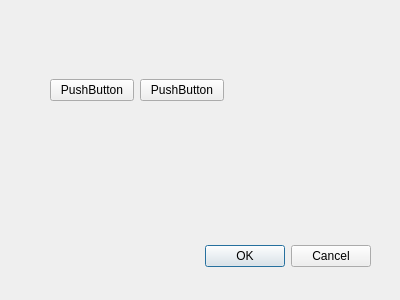
<?xml version="1.0" encoding="UTF-8"?>
<ui version="4.0">
 <class>Dialog</class>
 <widget class="QDialog" name="Dialog">
  <property name="geometry">
   <rect>
    <x>0</x>
    <y>0</y>
    <width>400</width>
    <height>300</height>
   </rect>
  </property>
  <property name="windowTitle">
   <string>Dialog</string>
  </property>
  <widget class="QDialogButtonBox" name="buttonBox">
   <property name="geometry">
    <rect>
     <x>30</x>
     <y>240</y>
     <width>341</width>
     <height>32</height>
    </rect>
   </property>
   <property name="orientation">
    <enum>Qt::Horizontal</enum>
   </property>
   <property name="standardButtons">
    <set>QDialogButtonBox::Cancel|QDialogButtonBox::Ok</set>
   </property>
  </widget>
  <widget class="QWidget" name="widget" native="true">
   <property name="geometry">
    <rect>
     <x>50</x>
     <y>50</y>
     <width>174</width>
     <height>81</height>
    </rect>
   </property>
   <layout class="QHBoxLayout" name="horizontalLayout">
    <item>
     <widget class="QPushButton" name="pushButton_2">
      <property name="text">
       <string>PushButton</string>
      </property>
     </widget>
    </item>
    <item>
     <widget class="QPushButton" name="pushButton">
      <property name="text">
       <string>PushButton</string>
      </property>
     </widget>
    </item>
   </layout>
  </widget>
 </widget>
 <resources/>
 <connections>
  <connection>
   <sender>buttonBox</sender>
   <signal>accepted()</signal>
   <receiver>Dialog</receiver>
   <slot>accept()</slot>
   <hints>
    <hint type="sourcelabel">
     <x>248</x>
     <y>254</y>
    </hint>
    <hint type="destinationlabel">
     <x>157</x>
     <y>274</y>
    </hint>
   </hints>
  </connection>
  <connection>
   <sender>buttonBox</sender>
   <signal>rejected()</signal>
   <receiver>Dialog</receiver>
   <slot>reject()</slot>
   <hints>
    <hint type="sourcelabel">
     <x>316</x>
     <y>260</y>
    </hint>
    <hint type="destinationlabel">
     <x>286</x>
     <y>274</y>
    </hint>
   </hints>
  </connection>
 </connections>
</ui>
